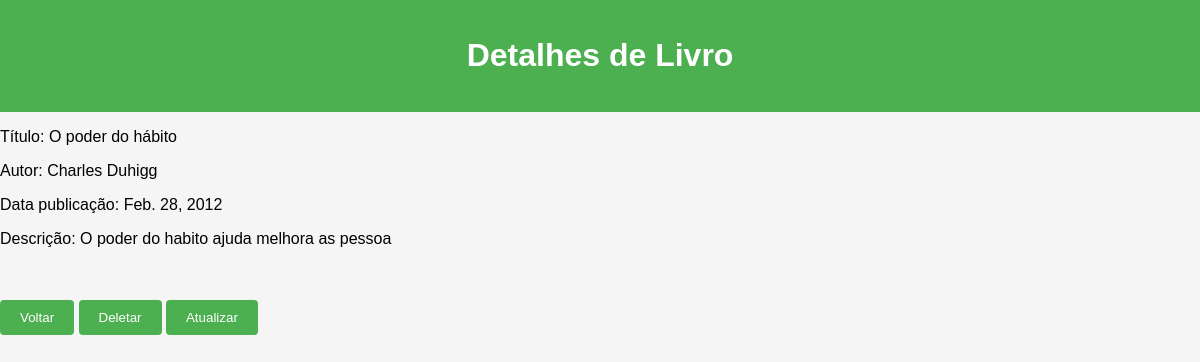
Screenshot of /detalhe/5/ with the database file from the repository.
### livro/models.py (models this page shows, shortened)
class Livro(models.Model):
    titulo = models.CharField(max_length=255)
    autor = models.CharField(max_length=255)
    data_publicacao = models.DateField()
    descricao = models.TextField()

### livro/views.py (the view)
# urls.py: path('detalhe/<int:id>/', detalhe_livro, name='detalhe-livro'),
def detalhe_livro(request, id):
    livro = get_object_or_404(Livro, id=id)
    return render(request, 'pagina_detalhe.html', {'livro': livro})

### livro/templates/pagina_detalhe.html
{% extends "base/detalhe.html" %}
{% load static %}
{% block detalhe %}
    <p>Título: {{livro.titulo}}</p>
    <p>Autor: {{livro.autor}}</p>
    <p>Data publicação: {{livro.data_publicacao}}</p>
    <p>Descrição: {{livro.descricao}}</p>
    <br>
    <br>
    <a href='{% url "pagina-livro" %}'><button>Voltar</button></a>
    <a href='{% url "deletar-livro" livro.id %}'><button>Deletar</button></a>
    <a href='{% url "atualiza-livro" livro.id %}'><button>Atualizar</button></a>
{% endblock detalhe %}

### templates/static/livro/css/detalhe.css (style rules this page uses)
body { font-family: Arial, sans-serif; background-color: #f5f5f5; margin: 0; padding: 0; }
button { background-color: #4CAF50; color: white; padding: 10px 20px; border: none; border-radius: 4px; cursor: pointer; }

### rows the page displays
Livro: titulo "O poder do hábito", autor "Charles Duhigg", data_publicacao "Feb. 28, 2012", descricao "O poder do habito ajuda melhora as pessoa"
